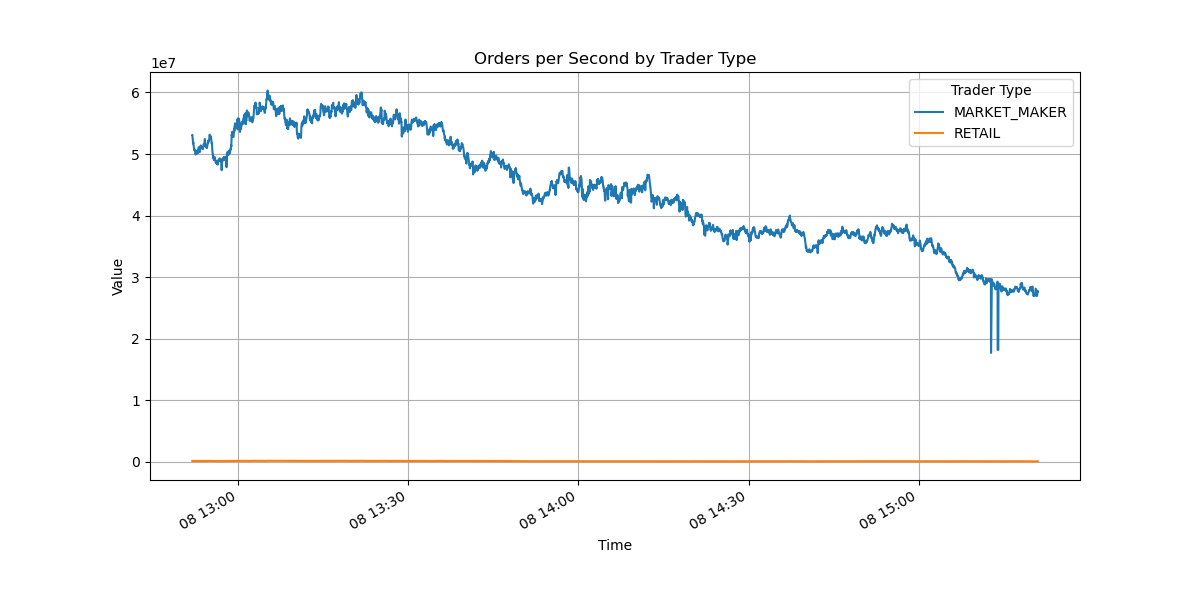

Write Python code to recreate this figure.
import json
import pandas as pd
import matplotlib.pyplot as plt

# Read the JSON file
with open('orders_per_type.json', 'r') as file:
    json_data = file.read()

# Parse the JSON data
data = json.loads(json_data)

# Initialize an empty list to store data
data_list = []

# Check if the status is 'success'
if data.get('status') == 'success':
    # Extract the results
    results = data['data']['result']
    for result in results:
        metric = result['metric']
        trader_type = metric.get('trader_type', 'UNKNOWN')
        values = result['values']
        for value_pair in values:
            timestamp = int(value_pair[0])
            value = float(value_pair[1])
            data_list.append({
                'trader_type': trader_type,
                'timestamp': timestamp,
                'value': value
            })
else:
    print("Failed to retrieve data.")

# Create a DataFrame
df = pd.DataFrame(data_list)

# Convert timestamp to datetime
df['datetime'] = pd.to_datetime(df['timestamp'], unit='s')

# Set the datetime as the index
df.set_index('datetime', inplace=True)

# Drop the timestamp column
df.drop('timestamp', axis=1, inplace=True)

# Display the first few rows
print(df.head())

# Check unique trader types
trader_types = df['trader_type'].unique()
print(f"Trader types in data: {trader_types}")

# If multiple trader types, pivot the DataFrame
if len(trader_types) > 1:
    df_pivot = df.pivot(columns='trader_type', values='value')
    # Plot values for each trader type
    df_pivot.plot(figsize=(12, 6))
    plt.title('Orders per Second by Trader Type')
    plt.xlabel('Time')
    plt.ylabel('Value')
    plt.grid(True)
    plt.legend(title='Trader Type')
    plt.show()
else:
    # Plot the value over time
    plt.figure(figsize=(12, 6))
    plt.plot(df.index, df['value'], marker='o', linestyle='-')
    plt.title(f"Orders per Second for Trader Type: {trader_types[0]}")
    plt.xlabel('Time')
    plt.ylabel('Value')
    plt.grid(True)
    plt.show()
